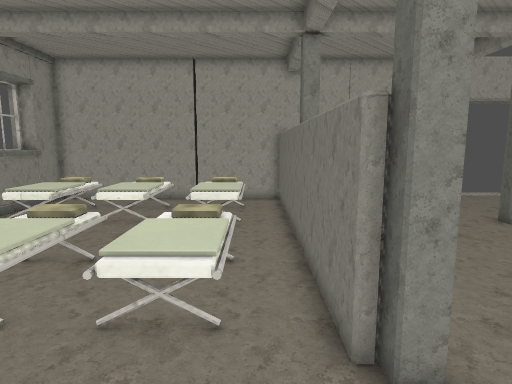
view 1 (above)

24 first-person views from a walk through a level from a Godot 3-D game. The camera is 1.5 m above the floor, tilts 8° down and sees 75° across. The floor is counted in squares, 0.5 m on a side. Each view is taken from the middle of a square. On the plan, view 1 faces up. The plan holds only what a view shows up to about 20 squares ahead; the rest is blank. Some surface patterns are stand-ins.

view 2
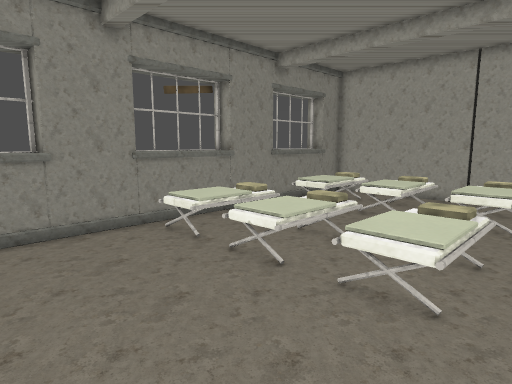

view 3
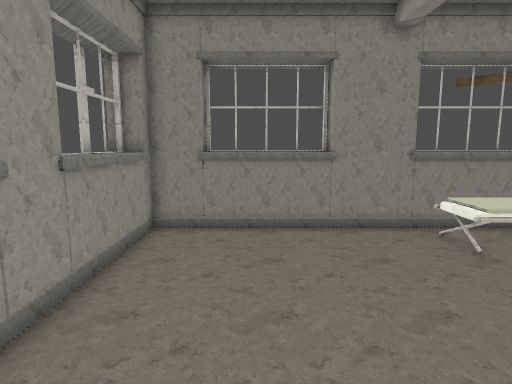

view 4
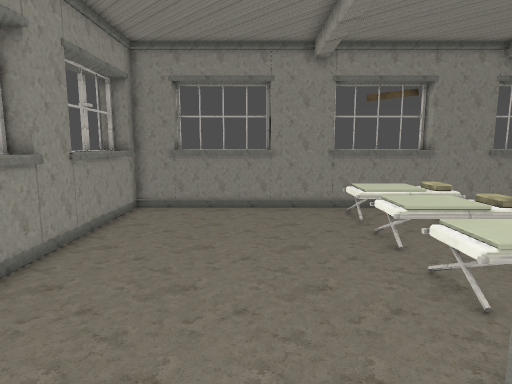

view 5
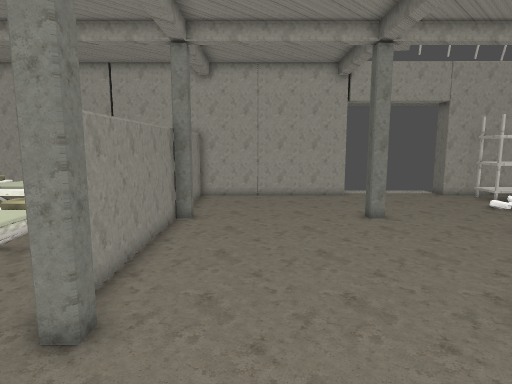

view 6
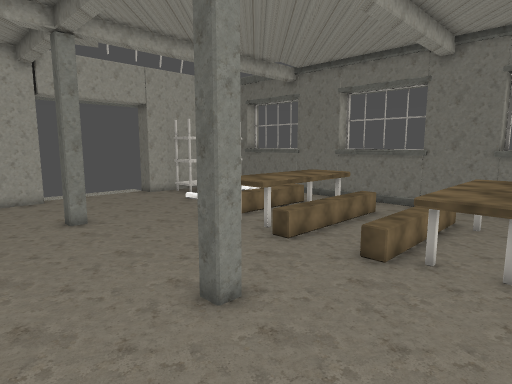

view 7
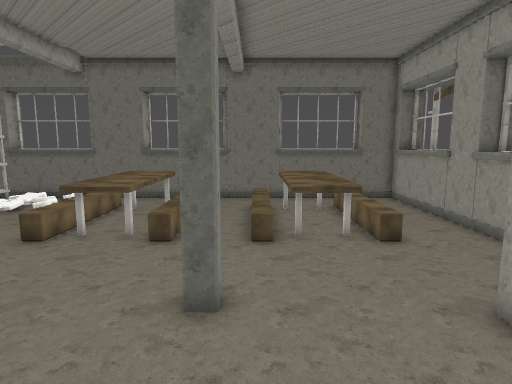

view 8
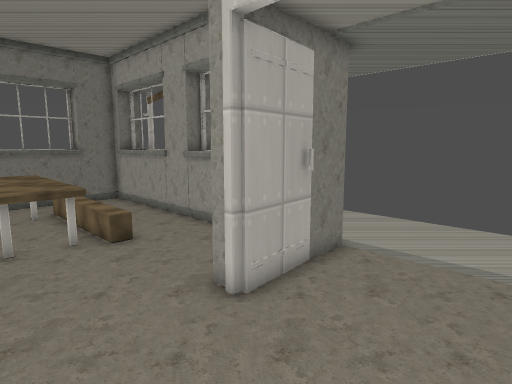

view 9
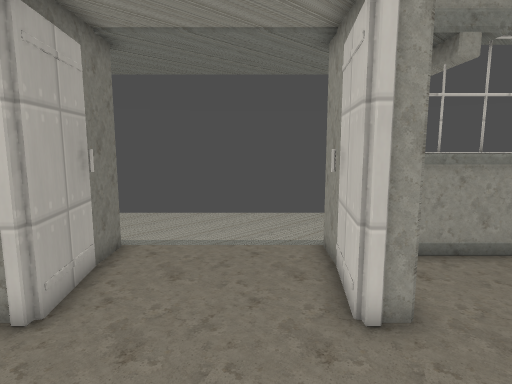

view 10
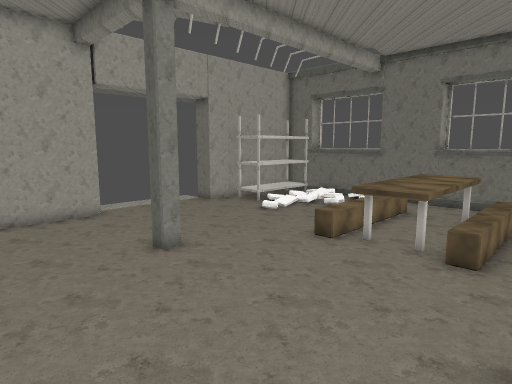

view 11
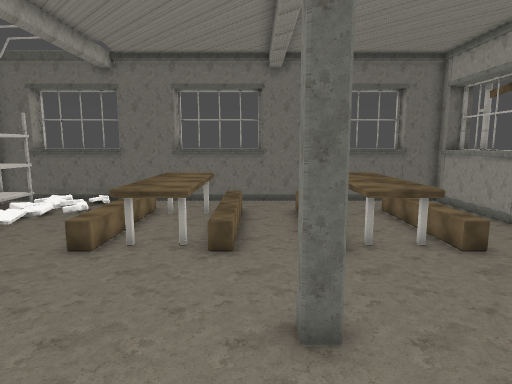

view 12
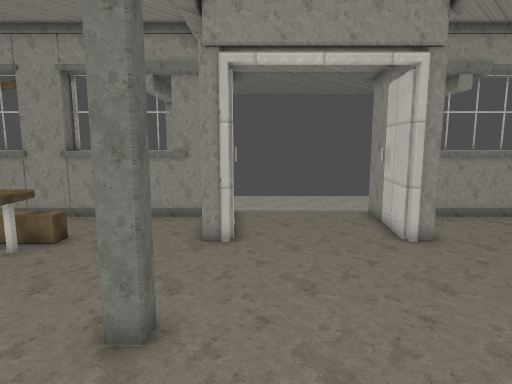

view 13
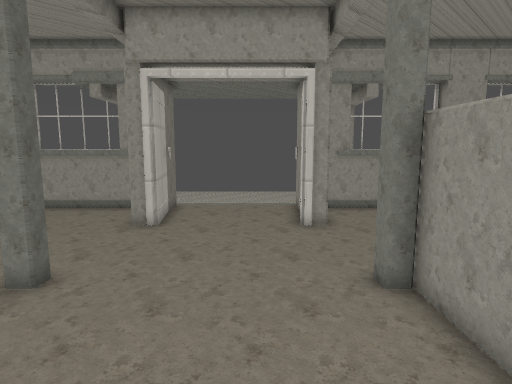

view 14
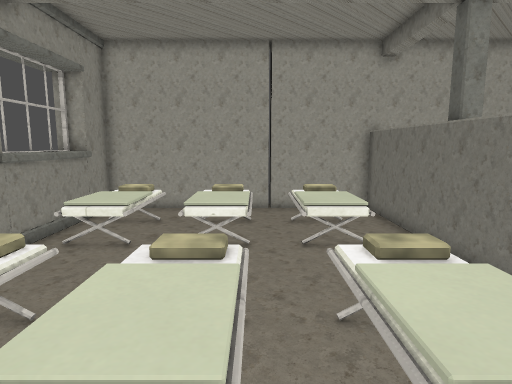

view 15
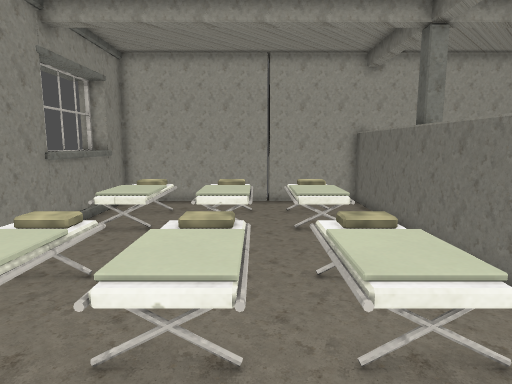

view 16
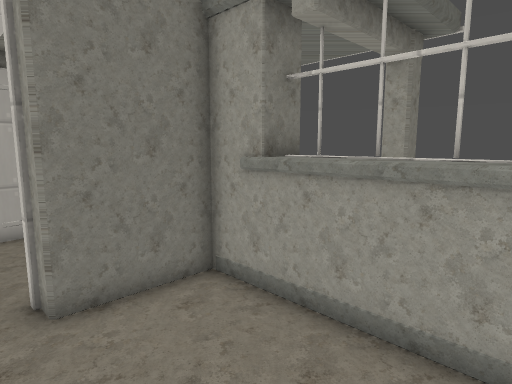

view 17
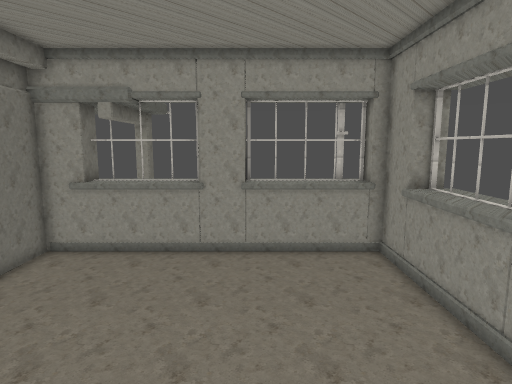

view 18
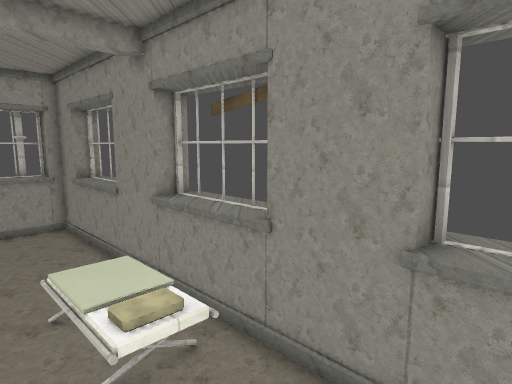

view 19
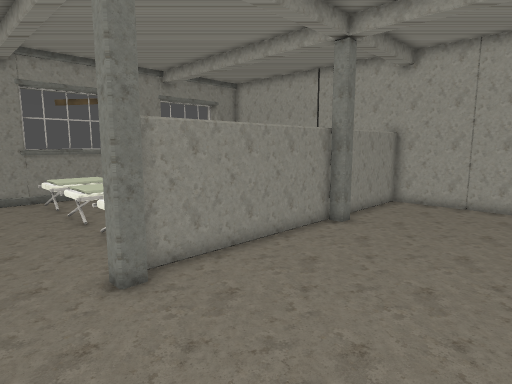

view 20
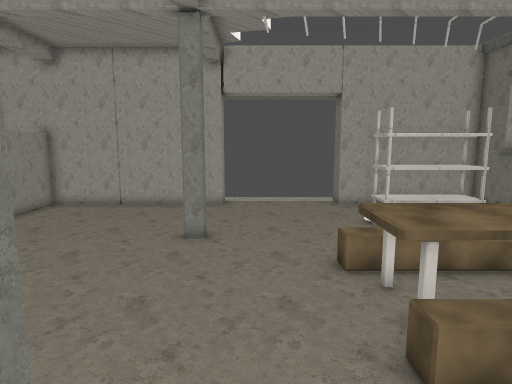

view 21
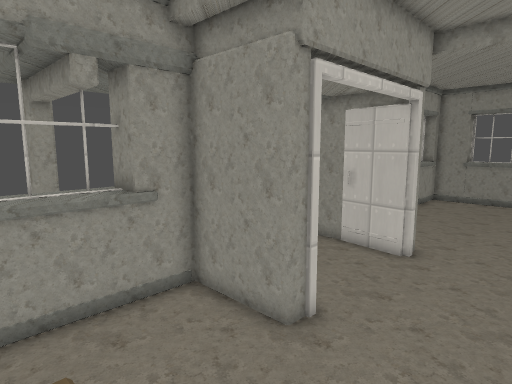

view 22
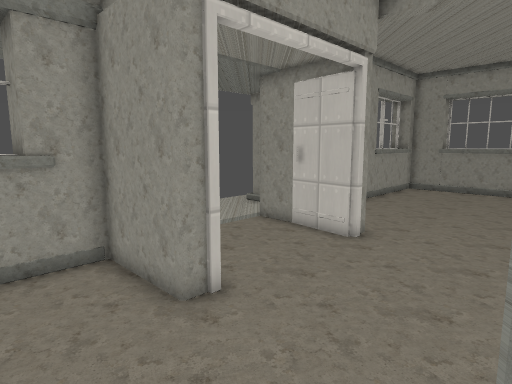

view 23
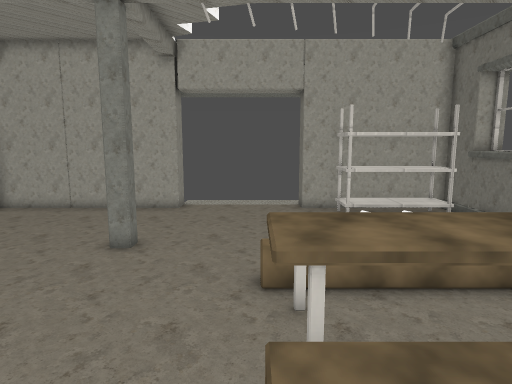

view 24
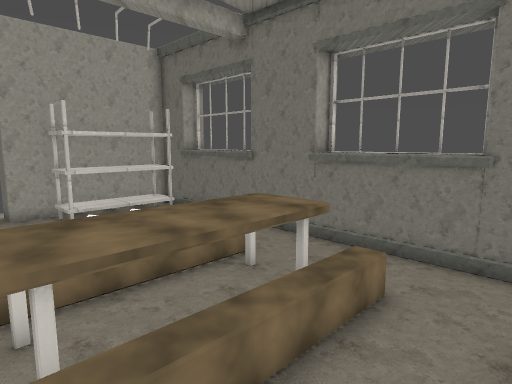

### Floor plan
Key: @ floor where view 1 was taken; # wall or solid block; x gap in a wall; . main floor; : floor 0.25 m higher than the main floor; + floor 0.5 m higher than the main floor; * floor 0.75 m higher than the main floor; / step, stairs or slope; = window, fence, low wall or low ledge; ^ raised ledge; P pillow; O other object.
Columns run from 13 left of view 1 to 24 right of it. Each row starts with its distance up from view 1.
 21                         ......
 20                        #.....#
 19   ######################.....###
 18   #...........##...............#  ###
 17  ##.==./...==.##...............#####^#
 16  ^^.P=./*/===.##...............## .:^^
 15  ^^^^^./*/=^^.##...............://::^^
 14  ^^^^^./*..^^.##................///.^^
 13 ^^^^^^.==..^^.##.......#........./.:^^
 12 ###...   .....##...............     #
 11   #... .......##..............     .#
 10   #... .......##............OOOOOO..#
  9  ^^.x= .//=x=.##...........^^^^^^^..^^
  8  ^^^PP.+///PP.##...........^^^^^^^..^^
  7 ^^^^^^./*/.^^.##...........^^^^^^^..^^
  6  ^^^^^./*..^^.##............OOOOOO..^^
  5  ^^.^^./+..^^.##....................^^
  4   #...........##.......#............#
  3   #........................///////..#
  2  ##......................../^^^^^^..##
  1  ^^........................^^^^^^^..^
  0  ^^..........@.............^^^^^^^..^
 -1 ^^^............##.....##....OOOOOO..^^
 -2  ^^............##.....##......      ^^
 -3  ##............##.....##........    ##
 -4   #............##.....##............#
 -5   #^^^^^##^^^^###.....###^^^^##^^^^^#
 -6   ##^^^^ #^^^^###.....###^^^^#  ^^^##
 -7                .........
 -8               ..........
 -9             x............
-10              ............

Where each view was taken, in squares from view 1:
view 1: 0 up, 0 right, facing up
view 2: 1 down, 1 right, facing up-left
view 3: 1 down, 1 right, facing left
view 4: 1 up, 5 right, facing left
view 5: 1 down, 5 right, facing up
view 6: 1 down, 6 right, facing up-right
view 7: 3 up, 4 right, facing right
view 8: 3 up, 4 right, facing down-right
view 9: 4 up, 5 right, facing down
view 10: 4 up, 5 right, facing up-right
view 11: 5 up, 5 right, facing right
view 12: 9 up, 8 right, facing down
view 13: 11 up, 5 right, facing down
view 14: 3 up, 4 left, facing up
view 15: 1 up, 4 left, facing up
view 16: 0 up, 4 left, facing down-right
view 17: 8 up, 6 left, facing down
view 18: 14 up, 6 left, facing down-left
view 19: 1 up, 9 right, facing up-left
view 20: 2 up, 12 right, facing up
view 21: 3 up, 15 right, facing down-left
view 22: 4 up, 13 right, facing down-left
view 23: 3 up, 14 right, facing up
view 24: 3 up, 14 right, facing up-right
